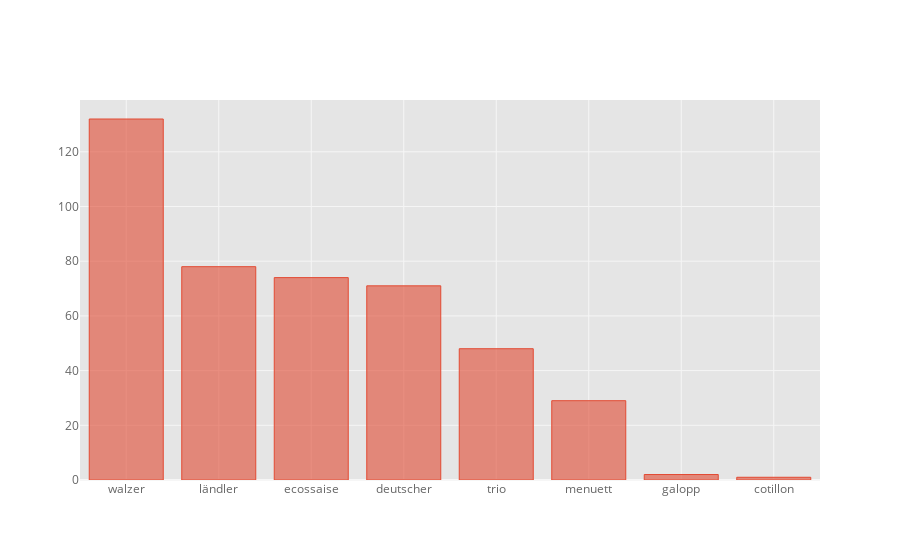

The code cell stored with this chart in its notebook:
### Markdown cell above
## pieces per dance type

### Code cell
dance_types = files.dance.value_counts()
print(f"The corpus contains {len(files.index)} pieces. The different types are distributed as follows:{NL}{dance_types}")
dance_types.iplot('bar')

### Figure 1 — Plotly figure (JSON) as saved in the notebook; plotly's stock layout.template omitted (floating-point values rounded to 4 significant figures)
{"data": [{"marker": {"color": "rgba(226, 74, 51, 0.6)", "line": {"color": "rgba(226, 74, 51, 1.0)", "width": 1}}, "name": "dance", "orientation": "v", "text": "", "type": "bar", "x": ["walzer", "ländler", "ecossaise", "deutscher", "trio", "menuett", "galopp", "cotillon"], "y": [132, 78, 74, 71, 48, 29, 2, 1]}], "layout": {"legend": {"bgcolor": "#FFFFFF", "font": {"color": "#666666"}}, "paper_bgcolor": "#FFFFFF", "plot_bgcolor": "#E5E5E5", "title": {"font": {"color": "#151516"}}, "xaxis": {"gridcolor": "#F6F6F6", "showgrid": true, "tickfont": {"color": "#666666"}, "title": {"font": {"color": "#666666"}, "text": ""}, "zerolinecolor": "#F6F6F6"}, "yaxis": {"gridcolor": "#F6F6F6", "showgrid": true, "tickfont": {"color": "#666666"}, "title": {"font": {"color": "#666666"}, "text": ""}, "zerolinecolor": "#F6F6F6"}}}
